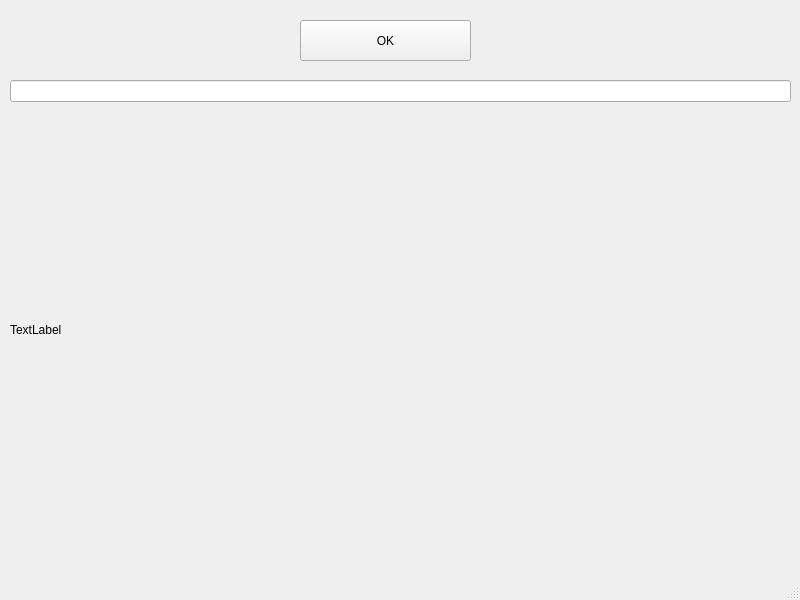
<?xml version="1.0" encoding="UTF-8"?>
<ui version="4.0">
 <class>MainWindow</class>
 <widget class="QMainWindow" name="MainWindow">
  <property name="geometry">
   <rect>
    <x>0</x>
    <y>0</y>
    <width>800</width>
    <height>600</height>
   </rect>
  </property>
  <property name="windowTitle">
   <string>MainWindow</string>
  </property>
  <widget class="QWidget" name="centralwidget">
   <widget class="QPushButton" name="pushButton">
    <property name="geometry">
     <rect>
      <x>300</x>
      <y>20</y>
      <width>171</width>
      <height>41</height>
     </rect>
    </property>
    <property name="text">
     <string>OK</string>
    </property>
   </widget>
   <widget class="QWidget" name="">
    <property name="geometry">
     <rect>
      <x>10</x>
      <y>80</y>
      <width>781</width>
      <height>471</height>
     </rect>
    </property>
    <layout class="QVBoxLayout" name="verticalLayout">
     <item>
      <widget class="QLineEdit" name="lineEdit"/>
     </item>
     <item>
      <widget class="QLabel" name="g_map">
       <property name="text">
        <string>TextLabel</string>
       </property>
      </widget>
     </item>
    </layout>
   </widget>
  </widget>
  <widget class="QMenuBar" name="menubar">
   <property name="geometry">
    <rect>
     <x>0</x>
     <y>0</y>
     <width>800</width>
     <height>21</height>
    </rect>
   </property>
  </widget>
  <widget class="QStatusBar" name="statusbar"/>
 </widget>
 <resources/>
 <connections/>
</ui>
